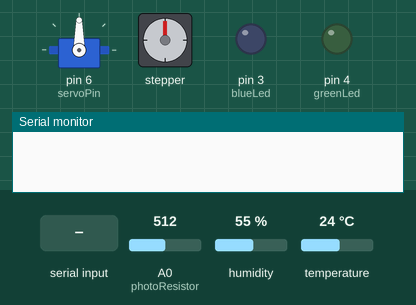
Recording of a sketch running on a simulated Arduino Uno, built with avr-gcc and run on an emulated ATmega328P. Shown: servo, stepper motor, output pins drawn as LEDs (lit = HIGH), the last lines printed to the serial monitor. Inputs (shaded band) come from the test bench; at power-on: A0 (photoResistor) = 512, humidity 55 %, temperature 24 °C. Stepper angles assume 2048 steps per turn.

Above: at 1.2 s.
1.3 s: byte 77 ('M') received over Serial
At 1.77 s:
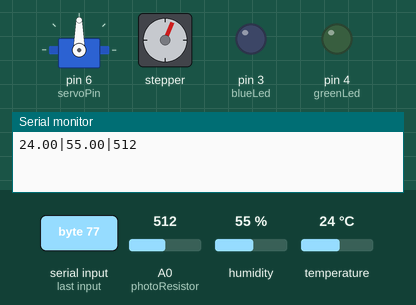
At 2.4 s:
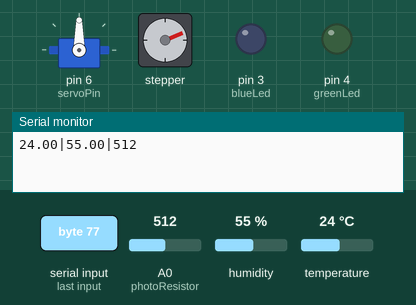
4.8 s: "D" received over Serial
At 5.23 s:
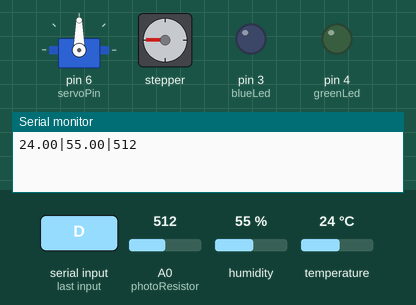
8.3 s: "d" received over Serial
Timing chart, 0 to 17.9 s (numbered marks = the images above; inputs shaded):
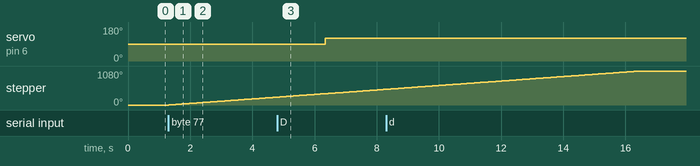

Measured:
- after the input at 1.3 s, stepper: keeps turning clockwise at about 72°/s, starting at once

The sketch:

SCADAArduino.ino
```cpp
#include "DHT.h"
#include <Stepper.h>
#include <Servo.h>

//define DHT11 and DHT11 pin port
#define DHTPIN 2
#define DHTTYPE DHT11
DHT dht(DHTPIN, DHTTYPE);

int photoResistor = A0;

bool DHT11on = true;
bool PR = true;
bool LEDS = true;
bool HVACO = true;
bool DCMotor = true;

//pins for leds
int greenLed = 4;
int blueLed = 3;

//configuration for stepper motor
int const rotation = 2048;
Stepper stepperS(rotation, 8, 10, 9, 11);

//configuration for DC motor
Servo servoS;
int servoPin = 6;

void setup() {
  // put your setup code here, to run once:
  Serial.begin(9600);

  dht.begin();

  pinMode(greenLed, OUTPUT);
  pinMode(blueLed, OUTPUT);

  servoS.attach(servoPin);
  servoS.write(90);

  stepperS.setSpeed(10);
}

void loop() {

    //variables to read temperature,humidity and light
      float  h = dht.readHumidity();
      float  t = dht.readTemperature();
      int  Pmeasure = analogRead(photoResistor);

  if (Serial.available() > 0) {
    char command = Serial.read();


    //all commands to turn on/turn off all equipments connected to Arduino
    if (command == 'D') {
      DHT11on = false;
    }

    if (command == 'd') {
      DHT11on = true;
    }

    if (command == 'P') {
      PR = false;
    }

    if (command == 'p') {
      PR = true;
    }

    if (command == 'H') {
      HVACO = false;
    }

    if (command == 'h') {
      HVACO = true;
    }

    if (command == 'L') {
      LEDS = false;
    }

    if (command == 'l') {
      LEDS = true;
    }

    if (command == 'S') {
      DCMotor = false;
    }

    if (command == 's') {
      DCMotor = true;
    }

    //command to measure in Arduino IDE and especially in C# app
    if (command == 'M') {
      if (DHT11on == true && PR == true) {

        h = dht.readHumidity();
        t = dht.readTemperature();
        Pmeasure = analogRead(photoResistor);

        //print mode in Arduino IDE,and C# app
        Serial.print(t);
        Serial.print("|");
        Serial.print(h);
        Serial.print("|");
        Serial.println(Pmeasure);

      } else if (DHT11on == true && PR == false) {

        h = dht.readHumidity();
        t = dht.readTemperature();
        Serial.print(t);
        Serial.print("|");
        Serial.print(h);
        Serial.print("|");
        Serial.println("nan");

      } else if (DHT11on == false && PR == true) {

        Pmeasure = analogRead(photoResistor);
        Serial.print("nan|");
        Serial.print("nan|");
        Serial.println(Pmeasure);

      }else {

      Serial.print("nan|");
      Serial.print("nan|");
      Serial.println("nan");

      }

    }


    //conditions to turn on leds
    if(LEDS == true){
      if (Pmeasure < 300) {
        digitalWrite(greenLed, HIGH);
        digitalWrite(blueLed, LOW);
      } else if (Pmeasure < 500) {
        digitalWrite(blueLed, HIGH);
        digitalWrite(greenLed, HIGH);
      } else {
        digitalWrite(blueLed, LOW);
        digitalWrite(greenLed, LOW);
      }
    }

    //conditions to turn on Stepper motor
    if(HVACO == true){
       if (t > 28) {
          stepperS.setSpeed(5);
          stepperS.step(double(rotation / 4));
       } else if (t > 25) {
          stepperS.setSpeed(8);
          stepperS.step(double(rotation / 2));
       } else if (t > 20) {
        stepperS.setSpeed(12);
        stepperS.step(double(rotation));
      }
    }

    //conditions to turn on DC motor
    if(DCMotor == true){
      if (h > 70) {
        servoS.write(180);
      } else if (h > 60) {
        servoS.write(155);
      } else if (h > 50) {
        servoS.write(120);
      } else if (h > 45) {
        servoS.write(100);
      } else {
        servoS.write(90);
      }
    }

  }
}
```
